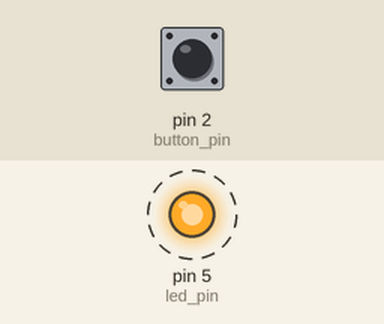
Simulated run of this sketch. Board: Arduino Uno, built with avr-gcc and run on an emulated ATmega328P. On the bench: output pins drawn as LEDs (lit = HIGH). Dashed ring = blinking. Inputs (shaded band) come from the test bench; at power-on: pin 2 (button_pin) LOW.

Above: at 6.8 s.
6.9 s: pin 2 (button_pin) pulled HIGH for 2.6 s
At 7.8 s:
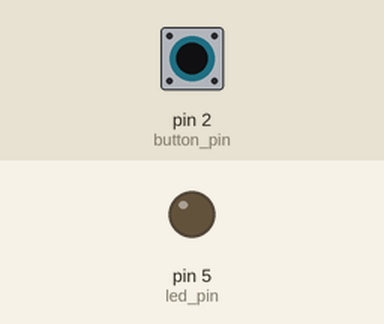
At 10.4 s:
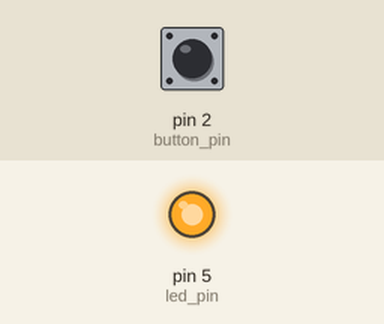
Timing chart, 0 to 17.0 s (numbered marks = the images above; inputs shaded):
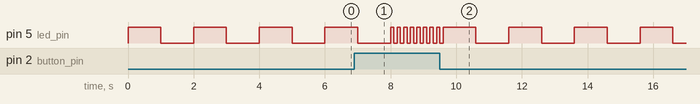

The sketch:

Quiz_Question_2.ino
```cpp
int delay_value = 1000;
int led_pin = 5;
int button_pin = 2;
void setup() {
  pinMode(led_pin, OUTPUT); pinMode(button_pin, INPUT);
}
void loop() {
  digitalWrite(led_pin, HIGH);
  delay(delay_value);
  digitalWrite(led_pin, LOW);
  delay(delay_value);
  int button_state = digitalRead(button_pin);
  if (button_state == HIGH) {
    delay_value = 100;
  } else {
    delay_value = 1000;
  }
}
```
